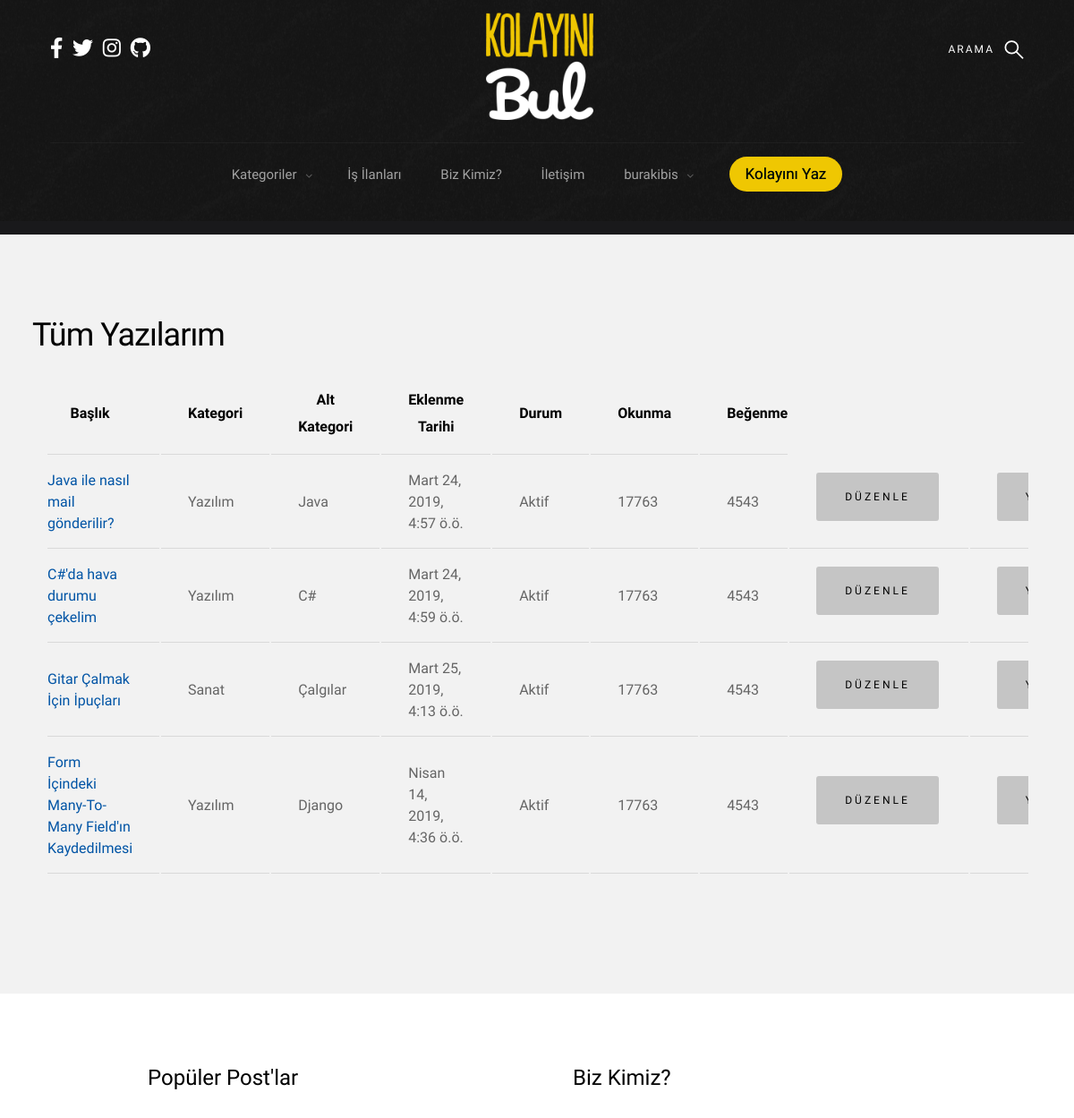
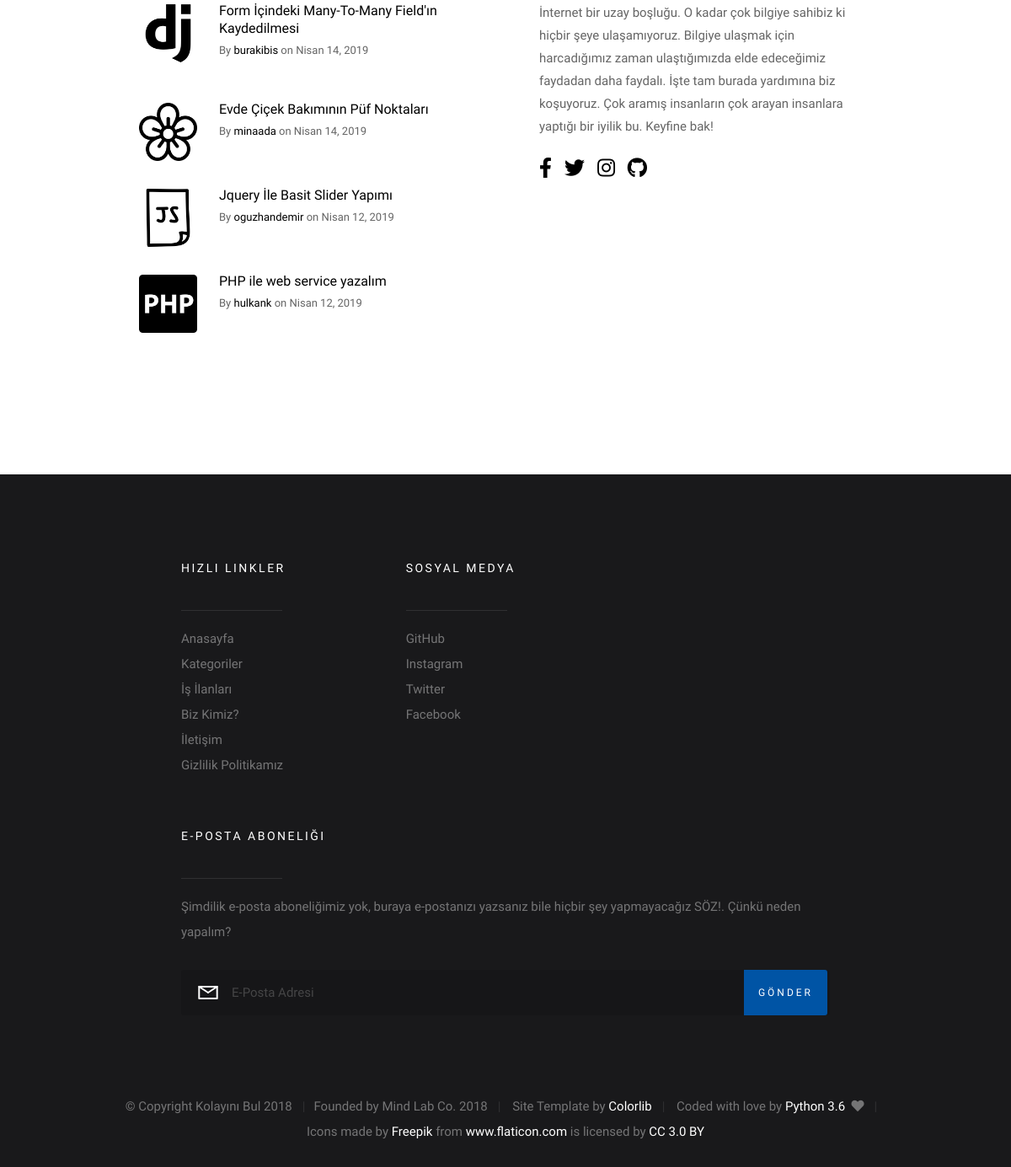
The app's page /my_profile/ (signed in) with its own data (2 pictures, top to bottom).
### blog/models.py (models this page shows, shortened)
class Post(models.Model):
    author = models.ForeignKey("auth.User", on_delete=models.CASCADE, verbose_name="Yazar")
    category = models.ForeignKey("Category", on_delete=models.CASCADE, verbose_name="Kategori Adı")
    sub_category = models.ForeignKey("SubCategory", on_delete=models.CASCADE, verbose_name="Alt Kategori Adı",
                                     related_name="sub_category")
    title = models.CharField(max_length=50, verbose_name="Post Başlığı")
    slug = models.SlugField(max_length=55, blank=True, null=True)
    description = RichTextField(max_length=100000, null=False, verbose_name="Açıklama")
    image = models.ImageField(upload_to='story_images/', null=True, blank=True,
                              default='')
    created_date = models.DateTimeField(auto_now_add=True, verbose_name="Created Date")
    updated_date = models.DateTimeField(blank=True, null=True, verbose_name="Updated Date")
    verified_date = models.DateTimeField(auto_now_add=True, verbose_name="Verified Date")
    sources = models.CharField(max_length=250, verbose_name="Kaynak", blank=True, null=True)
    STATUS_DRAFT = 1
    STATUS_PUBLISHED = 2
    STATUS_ARCHIVED = 3
    STATUS_DEACTIVATED = 4
    STATUS_WAITING_APPROVAL = 5
    STATUSES = (
        (STATUS_DRAFT, 'Taslak'),
        (STATUS_PUBLISHED, 'Yayında'),
        (STATUS_ARCHIVED, 'Arşivlendi'),
        (STATUS_DEACTIVATED, 'Kaldırıldı'),
        (STATUS_WAITING_APPROVAL, "Onay Bekliyor")
    )
    active_post = models.SmallIntegerField(choices=STATUSES, default=5)
    LOCATION_BIG = 1
    LOCATION_SMALL1 = 2
    LOCATION_SMALL2 = 3
    LOCATION_OTHER = 4
    LOCATION = (
        (LOCATION_BIG, 'Big Box'),
        (LOCATION_SMALL1, 'First Small Box'),
        (LOCATION_SMALL2, 'Second Small Box'),
        (LOCATION_OTHER, 'Other'),
    )
    page_header_content = models.SmallIntegerField(choices=LOCATION, default=4)
    tag = models.ManyToManyField(SubCategory, default=sub_category)

class Category(models.Model):
    category_name = models.CharField(max_length=50, verbose_name="Category Name")
    slug = models.SlugField(max_length=55, blank=True, null=True)
    def __str__(self):
        return "{category_name}".format(category_name=self.category_name)

class SubCategory(models.Model):
    category_name = models.ForeignKey(Category, on_delete=models.CASCADE, null=True, related_name='subcategories')
    sub_category_name = models.CharField(max_length=50, verbose_name="Sub-Category Name")
    slug = models.SlugField(max_length=55, blank=True, null=True)
    sub_category_image = models.FileField(upload_to='sub_category_images/', null=True, blank=True)
    def __str__(self):
        return "{sub_category_name}".format(sub_category_name=self.sub_category_name)

### base_pages/views.py (the view)
# urls.py: path('my_profile/', base_pages_view.my_profile, name="my_profile"),
@login_required
def my_profile(request):
    posts = Post.objects.filter(author=request.user)
    context = {
        "posts": posts
    }
    return render(request, "profile_pages/my_profile.html", context)

### base_pages/views.py (called while the page is built)
def categories(request):
    categories = Category.objects.all()
    context = {
        "categories": categories,
    }
    return context

def footerpost(request):
    footer_post = Post.objects.filter(active_post="2").order_by('-created_date')
    context = {
        "footer_post": footer_post,
    }
    return context

def big_box(request):
    try:
        big_box = Post.objects.get(page_header_content=1)
    except Post.DoesNotExist:
        big_box = None
    context = {
        "big_box": big_box,
    }
    return context

def second_box(request):
    try:
        second_box = Post.objects.get(page_header_content=2)
    except Post.DoesNotExist:
        second_box = None
    context = {
        "second_box": second_box,
    }
    return context

def third_box(request):
    try:
        third_box = Post.objects.get(page_header_content=3)
    except Post.DoesNotExist:
        third_box = None
    context = {
        "third_box": third_box,
    }
    return context

### blog/templatetags/my_filters.py (called while the page is built)
@register.filter()
def upfirstletter(value):
    first = value[0] if len(value) > 0 else ''
    remaining = value[1:] if len(value) > 1 else ''
    return first.upper() + remaining

### templates/profile_pages/my_profile.html (shortened to what this page needs)
{% extends "base/layout.html" %}
{% load static %}
{% block body %}
    <section class="s-content" style="padding-top: 0px">
        <section id="styles" class="s-styles">
            <br>
            <div class="row add-bottom">
                <h1>Tüm Yazılarım</h1>
                <div class="col-twelve">
                    <div class="table-responsive">
                        <table>
                            <thead>
                            <tr>
                                <th style="text-align: center">Başlık</th>
                                <th style="text-align: center">Kategori</th>
                                <th style="text-align: center">Alt Kategori</th>
                                <th style="text-align: center">Eklenme Tarihi</th>
                                <th style="text-align: center">Durum</th>
                                <th style="text-align: center">Okunma</th>
                                <th style="text-align: center">Beğenme</th>
                            </tr>
                            </thead>
                            <tbody>
                            {% for post in posts %}
                                <tr>
                                    <td><a href="{% url 'posts:detail' slug=post.slug %}">{{ post.title }}</a></td>
                                    <td>{{ post.category }}</td>
                                    <td>{{ post.sub_category }}</td>
                                    <td>{{ post.created_date }}</td>
                                    {% if post.active_post == 2 %}
                                        <td>Aktif</td>
                                    {% else %}
                                        <td>Arşivlenmiş</td>
                                    {% endif %}
                                    <td>17763</td>
                                    <td>4543</td>
                                    <td><a href="{% url 'posts:update' slug=post.slug %}"
                                           class="btn btn-info">Düzenle</a></td>
                                    {% if post.active_post == 2 %}
                                        <td><a href="{% url 'posts:delete' slug=post.slug %}" class="btn btn-info">Yayından
                                            Kaldır</a>
                                            {% else %}
                                        <td>
                                        <a href="{% url 'posts:delete' slug=post.slug %}" class="btn btn-info">Yayına
                                            Al</a>
                                    {% endif %}
                                    </td>
                                </tr>
                            {% endfor %}
                            </tbody>
                        </table>
                    </div>
                </div>
            </div>
        </section>
    </section>
{% endblock body %}

### templates/base/components/navbar.html (shortened to what this page needs)
{% load static %}
<body id="top">
<section class="s-pageheader s-pageheader--home">
    <header class="header">
        <div class="header__content row">
            <div class="header__logo">
                <a class="logo" href="{% url "index" %}">
                    <img class="masaustuLogo" style="width: 120px; height: 120px"
                         src="{% static 'logo/1781596764_b4fdb39e-54f8-49cd-b7db-7fe8b753a9f5 (1).png' %}"
                         alt="Homepage">
                </a>
            </div>
            <ul class="header__social">
                <li>
                    <a href="https://www.facebook.com/kolayinibul/" target="_blank"><i
                            class="fab fa-facebook-f"></i></a>
                </li>
                <li>
                    <a href="https://twitter.com/kolayinibul" target="_blank"><i class="fab fa-twitter"></i></a>
                </li>
                <li>
                    <a href="https://www.instagram.com/kolayinibul" target="_blank"><i class="fab fa-instagram"></i></a>
                </li>
                <li>
                    <a href="https://github.com/mindlabcore" target="_blank"><i class="fab fa-github"></i></a>
                </li>
            </ul>
            <a class="header__search-trigger" href="#0"></a>
            <nav class="header__nav-wrap">
                <ul class="header__nav">
                    <li class="has-children">
                        <a href="#0" title="">Kategoriler</a>
                    </li>
                    <li><a href="{% url 'job_page_coming_soon' %}" title="">İş İlanları</a></li>
                    <li><a href="{% url 'about_us' %}" title="">Biz Kimiz?</a></li>
                    <li><a href="{% url 'contact_us' %}" title="">İletişim</a></li>
                    {% if request.user.is_authenticated %}
                        <li class="has-children">
                            <a href="#0" title="">{{ request.user.username }}</a>
                        </li>
                    {% else %}
                        <li><a href="{% url 'user:login' %}" title="">Giriş Yap</a></li>
                        <li><a href="{% url 'user:sign_up' %}" title="">Kayıt Ol</a></li>
                    {% endif %}
                    <li>
                        <a href="{% url 'posts:add_post' %}" class="writeButton"
                           style="color:#000000; text-align: center">Kolayını
                            Yaz</a>
                    </li>
                </ul>
            </nav>
        </div>
    </header>
    <hr>
    {% url 'index' as current_url %}
</section>

### templates/base/components/s-extra-footer-top.html
{% load static %}
{% load my_filters %}
<section class="s-extra">
    <div class="row top">
        <div class="col-eight md-six tab-full popular">
            <h3>Popüler Post'lar</h3>
            <div class="block-1-2 block-m-full popular__posts">
                {% for post in footer_post|slice:":6" %}
                    <article class="col-block popular__post">
                        <a href="#0" class="popular__thumb">
                            <img src="{{ post.sub_category.sub_category_image.url }}" alt="">
                        </a>
                        <h5><a href="{% url 'posts:detail' slug=post.slug %}">{{ post.title|safe|upfirstletter }}</a></h5>
                        <section class="popular__meta">
                            <span class="popular__author"><span>By</span> <a href="{% url 'user:profile' slug=post.author %}">{{ post.author }}</a></span>
                            <span class="popular__date"><span>on</span> <time
                                    datetime="2017-12-19">{{ post.created_date|date:"F d, Y" }}</time></span>
                        </section>
                    </article>
                {% endfor %}
            </div>
        </div>
        <div class="col-four md-six tab-full about">
            <h3>Biz Kimiz?</h3>
            <p>
                İnternet bir uzay boşluğu. O kadar çok bilgiye sahibiz ki hiçbir şeye ulaşamıyoruz. Bilgiye ulaşmak için
                harcadığımız zaman ulaştığımızda elde edeceğimiz faydadan daha faydalı. İşte tam burada
                yardımına biz koşuyoruz. Çok aramış insanların çok arayan insanlara yaptığı bir iyilik bu. Keyfine bak!
            </p>
            <ul class="about__social">
                <li>
                    <a href="https://www.facebook.com/kolayinibul/" target="_blank"><i class="fab fa-facebook-f"></i></a>
                </li>
                <li>
                    <a href="https://twitter.com/kolayinibul" target="_blank"><i class="fab fa-twitter"></i></a>
                </li>
                <li>
                    <a href="https://www.instagram.com/kolayinibul" target="_blank"><i class="fab fa-instagram"></i></a>
                </li>
                <li>
                    <a href="https://github.com/mindlabcore" target="_blank"><i class="fab fa-github"></i></a>
                </li>
            </ul>
        </div>
    </div>
</section>

### static/css/base.css (style rules this page uses)
body { margin: 0; }
article, aside, footer, header, nav, section { display: block; }
h1 { font-size: 2em; margin: 0.67em 0; }
hr { box-sizing: content-box; height: 0; overflow: visible; }
a { background-color: transparent; -webkit-text-decoration-skip: objects; }
img { border-style: none; }
*, *::before, *::after { box-sizing: inherit; }
body { font-weight: normal; line-height: 1; word-wrap: break-word; text-rendering: optimizeLegibility; -webkit-overflow-scrolling: touch; -webkit-text-size-adjust: none; }
body, input, button { -moz-osx-font-smoothing: grayscale; -webkit-font-smoothing: antialiased; }
img, video { max-width: 100%; height: auto; }
div, dl, dt, dd, ul, ol, li, h1, h2, h3, h4, h5, h6, pre, form, p, blockquote, th, td { margin: 0; padding: 0; }
h1, h2, h3, h4, h5, h6 { -webkit-font-smoothing: auto; -webkit-font-smoothing: antialiased; -webkit-font-variant-ligatures: common-ligatures; -moz-font-variant-ligatures: common-ligatures; font-variant-ligatures: common-ligatures; text-rendering: optimizeLegibility; }
em, i { font-style: italic; line-height: inherit; }
ol, ul { list-style: none; }
li { display: block; }
a { text-decoration: none; line-height: inherit; }
a img { border: none; }
.row { width: 94%; max-width: 1200px; margin: 0 auto; }
.row:after { content: ""; display: table; clear: both; }
[class*="col-"] { float: left; padding: 0 20px; }
.col-four, .col-1-3 { width: 33.33333%; }
.col-eight, .col-2-3 { width: 66.66667%; }
.col-twelve, .col-full { width: 100%; }
@media only screen and (max-width: 1200px) { [class*="col-"] { padding: 0 15px; } }
@media only screen and (max-width: 1200px) { .md-six, .md-1-2 { width: 50%; } }
[class*="block-"]:after { content: ""; display: table; clear: both; }
.block-1-2 .col-block { width: 50%; }
.block-1-6 .col-block:nth-child(6n + 1), .block-1-5 .col-block:nth-child(5n + 1), .block-1-4 .col-block:nth-child(4n + 1), .block-1-3 .col-block:nth-child(3n + 1), .block-1-2 .col-block:nth-child(2n + 1) { clear: both; }
@media only screen and (max-width: 1200px) { .block-m-full .col-block { width: 100%; clear: both; } }
@media only screen and (max-width: 1200px) { [class*="block-m-"] .col-block:nth-child(n) { clear: none; } }
.add-bottom { margin-bottom: 3rem !important; }

### records on screen
Post: title "Java ile nasıl mail gönderilir?", category "Yazılım", sub_category "Java", created_date "Mart 24, 2019, 4:57 ö.ö.", active_post "Aktif"
Post: title "C#'da hava durumu çekelim", category "Yazılım", sub_category "C#", created_date "Mart 24, 2019, 4:59 ö.ö.", active_post "Aktif"
Post: title "Gitar Çalmak İçin İpuçları", category "Sanat", sub_category "Çalgılar", created_date "Mart 25, 2019, 4:13 ö.ö.", active_post "Aktif"
Post: title "Form İçindeki Many-To-Many Field'ın Kaydedilmesi", category "Yazılım", sub_category "Django", created_date "Nisan 14, 2019, 4:36 ö.ö.", active_post "Aktif", sub_category.sub_category_image (picture), title|upfirstletter "Form İçindeki Many-To-Many Field'ın Kaydedilmesi", author "burakibis", created_date "Nisan 14, 2019"
Post: sub_category.sub_category_image (picture), title|upfirstletter "Evde Çiçek Bakımının Püf Noktaları", author "minaada", created_date "Nisan 14, 2019"
Post: sub_category.sub_category_image (picture), title|upfirstletter "Jquery İle Basit Slider Yapımı", author "oguzhandemir", created_date "Nisan 12, 2019"
Post: sub_category.sub_category_image (picture), title|upfirstletter "PHP ile web service yazalım", author "hulkank", created_date "Nisan 12, 2019"

### other values on screen
{{ request.user.username }} "burakibis"
